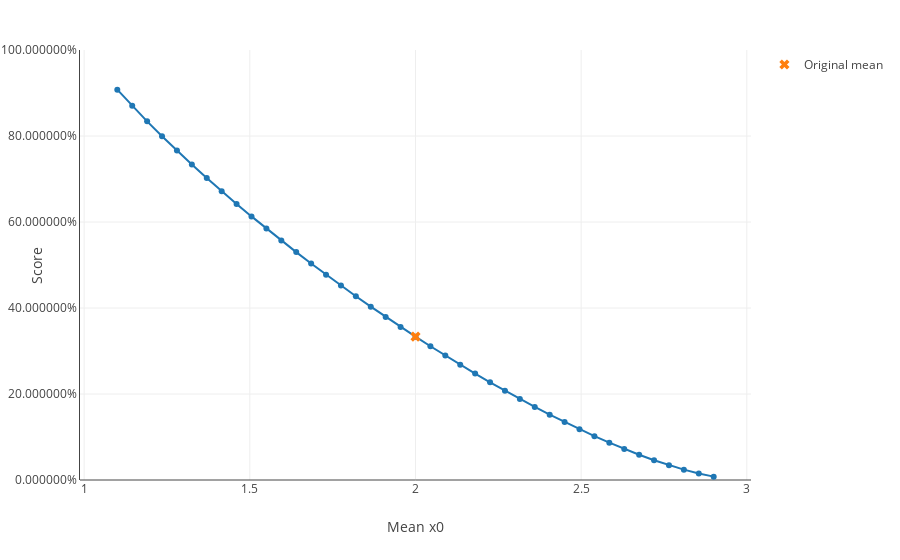

Notebook code for this chart:
### Code cell
explainer.plot_performance(X["x0"], [0, 0, 1], y_pred, metrics.accuracy_score, inline=True)

### Figure 1 — Plotly figure (JSON) as saved in the notebook; plotly's stock layout.template omitted (floating-point values rounded to 4 significant figures)
{"data": [{"hoverinfo": "x+y", "mode": "lines+markers", "showlegend": false, "type": "scatter", "uid": "434a201a-8342-4569-bc98-7710b3e29269", "x": [1.1, 1.145, 1.19, 1.235, 1.28, 1.325, 1.37, 1.415, 1.46, 1.505, 1.55, 1.595, 1.64, 1.685, 1.73, 1.775, 1.82, 1.865, 1.91, 1.955, 2, 2.045, 2.09, 2.135, 2.18, 2.225, 2.27, 2.315, 2.36, 2.405, 2.45, 2.495, 2.54, 2.585, 2.63, 2.675, 2.72, 2.765, 2.81, 2.855, 2.9], "y": [0.9078, 0.8701, 0.8341, 0.7995, 0.7661, 0.7337, 0.7023, 0.6718, 0.642, 0.613, 0.5847, 0.557, 0.5299, 0.5035, 0.4776, 0.4522, 0.4274, 0.4031, 0.3793, 0.3561, 0.3333, 0.3111, 0.2893, 0.2681, 0.2474, 0.2272, 0.2076, 0.1885, 0.1699, 0.152, 0.1347, 0.118, 0.102, 0.08678, 0.07232, 0.05872, 0.04607, 0.03448, 0.0241, 0.01513, 0.007834]}, {"hoverinfo": "skip", "marker": {"size": 9, "symbol": "x"}, "mode": "markers", "name": "Original mean", "type": "scatter", "uid": "92ef4949-78d9-40f7-b747-7098ff668a6f", "x": [2], "y": [0.3333]}], "layout": {"margin": {"r": 50, "t": 50}, "xaxis": {"title": {"text": "Mean x0"}, "zeroline": false}, "yaxis": {"range": [0, 1], "showline": true, "tickformat": "%", "title": {"text": "Score"}}}}
